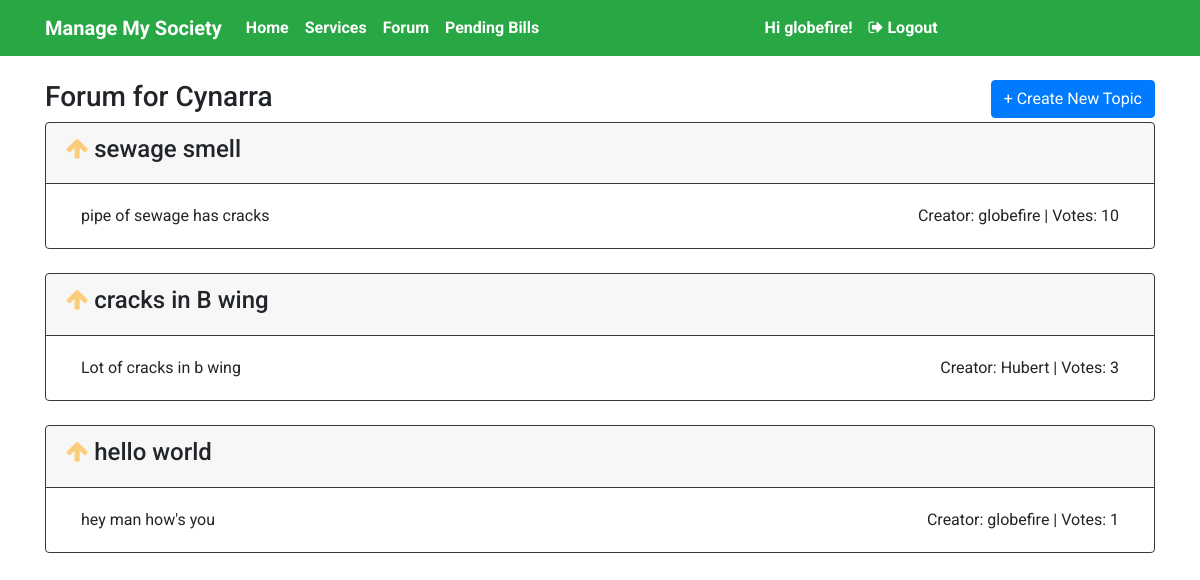
The page /forum/ (signed in) on the database its author committed.
### societies/models.py (models this page shows, shortened)
class SocietyDetail(models.Model):
    address = models.CharField(max_length = 1000, null = False)
    secretary = models.ForeignKey(User, on_delete=models.CASCADE)
    society_name = models.CharField(max_length = 100, null = False)
    def __str__(self):
        return self.society_name

class Forum(models.Model):
    title = models.CharField(max_length = 100, null = False)
    description = models.CharField(max_length = 1000, null = False)
    creator = models.ForeignKey(User, on_delete=models.CASCADE)
    votes = models.IntegerField( null=False, default=0)
    voters = models.CharField(max_length = 500, null = False, default = "")
    society = models.ForeignKey(SocietyDetail, on_delete=models.CASCADE)

### users/views.py (the view)
# urls.py: path('forum/', user_views.forumDisplay, name = 'forum'),
@login_required
def forumDisplay(request):
    owner = get_object_or_404(Owner, name = request.user)
    issues = Forum.objects.filter(society = owner.society)
    voters = [issue.voters.strip('][').split(', ') for issue in issues]
    return render(request, 'societies/forumPage.html',
                {
                'issues': issues,
                'society_name': owner.society,
                'voters': voters,
                }
    )

### societies/templates/societies/forumPage.html (shortened to what this page needs)
{% extends 'users/base.html' %}
{% block content %}
<div class="container">
    <div class="row">
        <div class="col">
            <h3>Forum for {{ society_name }}</h3>
        </div>
        <div class="col" style="text-align: right;">
            <a href="{% url 'newtopic' %}" class="btn btn-primary">+ Create New Topic</a>
        </div>
    </div>
    {% for i in issues %}
        <div class="card border-dark">
            <div class="card-header border-dark">
                {% if user.username in i.voters %}
                    <h4>
                        <i class="fa fa-arrow-up" style="opacity: 0.5; color: orange;" aria-hidden="true">
                        </i>
                        {{ i.title }}
                    </h4>
                {% endif %}
            </div>
            <div class="card-body">
                <div class="container">
                    <div class="row">
                        <div class="col">{{i.description}}</div>
                        <div class="col" style="text-align: right;">
                            Creator: {{ i.creator }} | Votes: {{ i.votes }}
                        </div>
                    </div>
                </div>
            </div>
        </div>
        <br/>
    {% endfor %}
</div>
{% endblock content %}

### users/templates/users/base.html (shortened to what this page needs)
<!DOCTYPE html>
<html>
    <head>
        <link href="https://stackpath.bootstrapcdn.com/font-awesome/4.7.0/css/font-awesome.min.css" rel="stylesheet">
        <link rel="stylesheet" href="https://maxcdn.bootstrapcdn.com/bootstrap/4.0.0/css/bootstrap.min.css">
        <link rel="stylesheet" href="http://code.jquery.com/ui/1.10.3/themes/smoothness/jquery-ui.css" />
    </head>
    <body style="font-family: 'Roboto', sans-serif;">
        <nav class="navbar sticky-top navbar-expand-lg navbar-dark bg-success" style="font-weight: bolder;">
            <div class="container">
                <a class="navbar-brand"  href="{% url 'landing' %}">Manage My Society</a>
                <div class="collapse navbar-collapse" id="navbarText">
                    <div class="navbar-nav mr-auto">
                        <a class="nav-item nav-link" href="{% url 'home' %}">Home</a>
                        <a class="nav-item nav-link" href="{% url 'landing' %}#services">Services</a>
                        {% if user.username %}
                        <a class="nav-item nav-link" href="{% url 'forum' %}">Forum</a>
                        <a class="nav-item nav-link" href="{% url 'pendingbills' %}">Pending Bills</a>
                        {% endif %}
                    </div>
                    <div class="navbar-nav mr-auto">
                        {% if user.username %}
                        <span class="nav-item nav-link">Hi {{ user.username }}!</span>
                        <a class="nav-item nav-link" href="{% url 'logout' %}">
                            <i class="fa fa-sign-out" aria-hidden="true"></i> Logout
                        </a>
                        {% else %}
                        <a class="nav-item nav-link" href="{% url 'login' %}">
                            <i class="fa fa-user-circle"></i> Login</a>
                        {% endif %}
                    </div>
                </div>
            </div>
        </nav>
        <br/>
        {% block content %} {% endblock %}
    </body>
</html>

### users/templates/users/base.html (style rules this page uses)
.nav-item { color: white !important; }

### rows shown on the page
SocietyDetail: society_name "Cynarra"
Forum: title "sewage smell", description "pipe of sewage has cracks", creator "globefire", votes "10"
Forum: title "cracks in B wing", description "Lot of cracks in b wing", creator "Hubert", votes "3"
Forum: title "hello world", description "hey man how's you", creator "globefire", votes "1"

### other values the page prints
{{ user.username }} "globefire"
